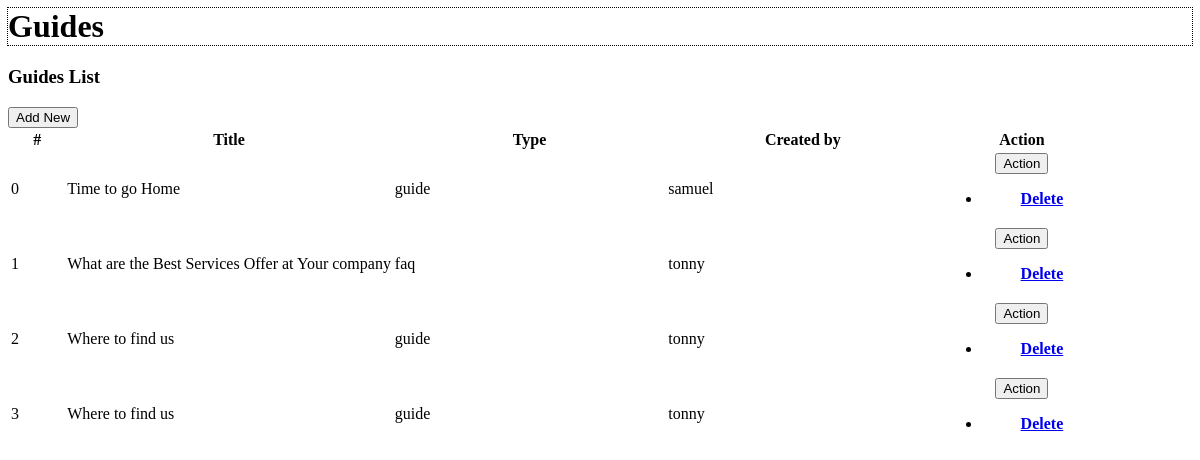
The page /public/pages/staff/guides_staff_view.php on the database its author committed.
### tables this page shows
CREATE TABLE "guides" (
	"id"	INTEGER NOT NULL UNIQUE,
	"title"	TEXT NOT NULL,
	"desc"	TEXT NOT NULL,
	"by"	INTEGER NOT NULL,
	"type"	TEXT NOT NULL,
	"cont"	TEXT NOT NULL,
	"created_at"	TEXT NOT NULL,
	"updated_at"	INTEGER NOT NULL,
	PRIMARY KEY("id" AUTOINCREMENT),
	FOREIGN KEY("by") REFERENCES "users"("id") ON DELETE CASCADE ON UPDATE CASCADE
);

CREATE TABLE "users" (
	"id"	INTEGER NOT NULL UNIQUE,
	"username"	TEXT NOT NULL UNIQUE,
	"email"	TEXT,
	"password"	TEXT,
	"type"	TEXT,
	"created_at"	TEXT NOT NULL,
	"updated_at"	TEXT NOT NULL,
	PRIMARY KEY("id" AUTOINCREMENT)
);

### app/controllers/Guides.php (called while the page is built, shortened)
<?php
class Guides
{
    public static function index()
    {
        $model = new Guides_model ;
        return $model->getAll();
    }
}

### app/models/Guides_model.php (called while the page is built)
<?php
class Guides_model extends Database
{
    protected function getTableName(): string {
        return 'guides';
    }
}

### app/Database.php (called while the page is built, shortened)
<?php
abstract class Database
{
    protected $pdo;
    public function __construct()
    {
        $pdo = new PDO('sqlite:database/database.sqlite');
        $this->pdo = $pdo;
    }
    public  function read($id)
    {
        $sql = "SELECT * FROM {$this->getTableName()} WHERE id = :id";
        try {
            $stmt = $this->pdo->prepare($sql);
            $stmt->bindParam(':id', $id);
            $stmt->execute();
           $result = $stmt->fetch(PDO::FETCH_ASSOC);
           if ($result) {
           return ['status' => 'success', 'data' => $result];
           } else{
           return ['status' => 'fail', 'message' => 'no such row'];
           }
        } catch (PDOException $e) {
           return ['status' => 'error', 'message' => 'Query failed: ' . $e->getMessage()];
        }
    }
    public  function getAll()
    {
        $sql = "SELECT * FROM {$this->getTableName()}";
        try {
            $stmt = $this->pdo->query($sql);
            $result = $stmt->fetchAll(PDO::FETCH_ASSOC);
            if ($result) {
                return ['status' => 'success', 'data' => $result];
            } else {
                return ['status' => 'fail', 'message' => 'Unable to get data'];
            }
        } catch (PDOException $e) {
           return ['status' => 'error', 'message' => 'Query failed: ' . $e->getMessage()] ;
        }
    }
}

### app/controllers/Users.php (called while the page is built, shortened)
<?php
class Users
{
    public static function show($id)
    {
        $model = new Users_model;
        return   $model->read($id);
    }
}

### app/models/Users_model.php (called while the page is built)
<?php
class Users_model extends Database
{
    protected function getTableName(): string {
        return 'users';
    }
}

### public/pages/staff/guides_staff_view.php (the view, shortened to what this page needs)
<h1 class="container p-5" style="outline: 1px dotted;">Guides</h1>
<div class="card container">
    <div class="card-header d-flex justify-content-between">
        <h3 class="card-title outlined  "  >Guides List</h3>
        <div class="card-tools align-middle">
            <button type="button" class="btn btn-primary" id="openDialogButton">Add New</button>
        </div>
    </div>
    <div class="card-body">
        <table class="table table-hover table-striped table-bordered">
            <colgroup>
                <col width="5%">
                <col width="30%">
                <col width="25%">
                <col width="25%">
                <col width="15%">
            </colgroup>
            <thead>
                <tr>
                    <th class="text-center p-0">#</th>
                    <th class="text-center p-0">Title</th>
                    <th class="text-center p-0">Type</th>
                    <th class="text-center p-0">Created by</th>
                    <th class="text-center p-0">Action</th>
                </tr>
            </thead>
            <tbody>
                <?php
                $guides = Guides::index();
                foreach ($guides['data'] as $key => $value) {
                    $creator = Users::show($value['by']);
                    echo <<<HTML
                     <tr>
                    <td class="text-center p-0">{$key}</td>
                    <td class=" p-1"><p>{$value['title']}</p></td>
                    <td class=" p-1"><p>{$value['type']}</p></td>
                    <td class=" p-1"><p>{$creator['data']['username']}</p></td>
                    <th class="text-center py-0 px-1">
                        <div class="btn-group" role="group">
                            <button id="btnGroupDrop1" type="button" class="btn btn-warning dropdown-toggle btn-sm rounded-0 p-1" data-bs-toggle="dropdown" aria-expanded="false">
                                Action
                            </button>
                            <ul class="dropdown-menu" aria-labelledby="btnGroupDrop1">
                                <li><a class="dropdown-item delete_data" href="Actions.php?a=DELETE&source=Guides&method=destroy&id={$value['id']}&do=Delete Guides&from={$_GET['path']}">Delete</a></li>
                            </ul>
                        </div>
                    </th>
                </tr>
                HTML;
                }
                ?>
            </tbody>
        </table>
    </div>
</div>

### rows shown on the page
guides: key "0", title "Time to go Home", type "guide", by.username "samuel"
guides: key "1", title "What are the Best Services Offer at Your company", type "faq", by.username "tonny"
guides: key "2", title "Where to find us", type "guide", by.username "tonny"
guides: key "3", title "Where to find us", type "guide", by.username "tonny"
